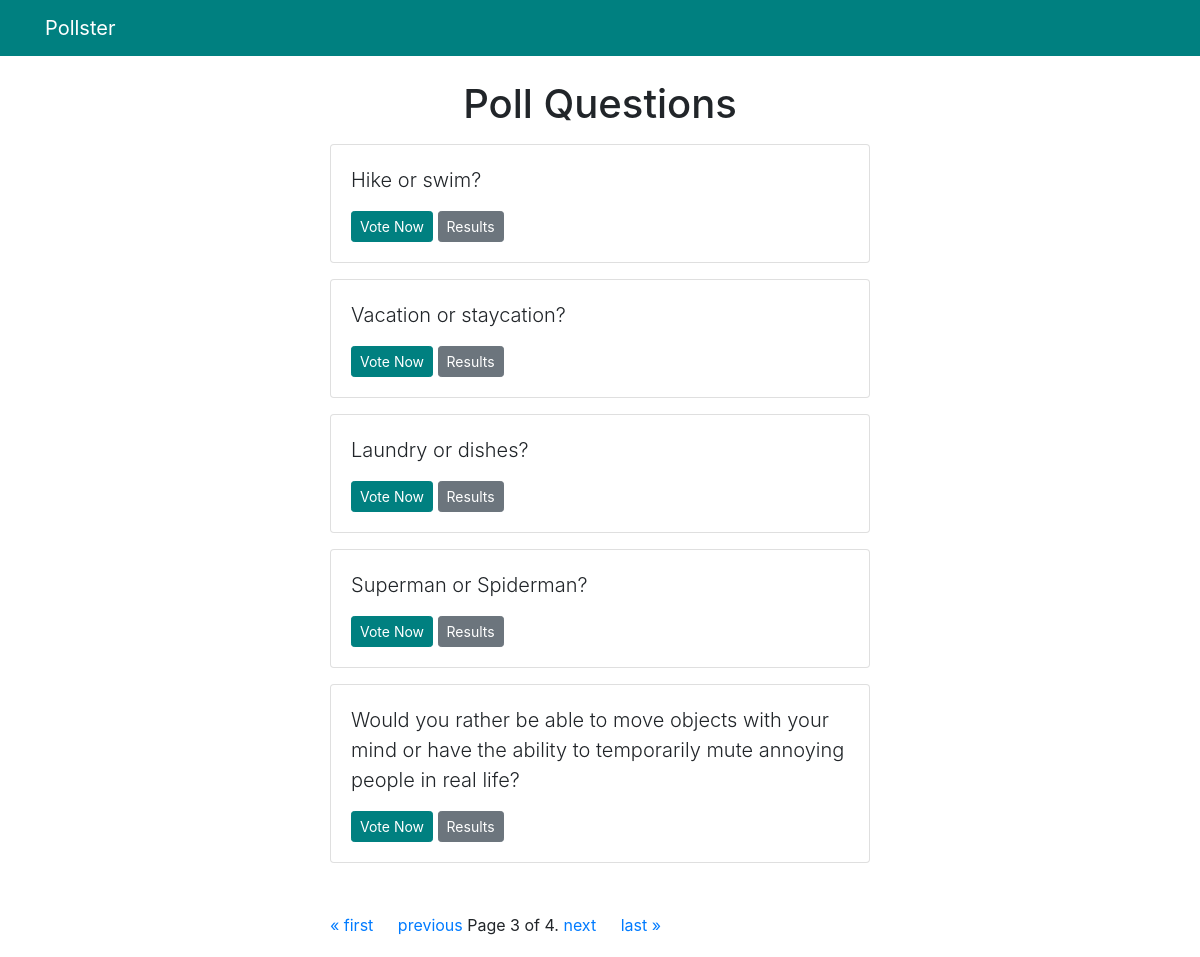
The app's page /polls/?page=3 with its own data.
### polls/models.py (models this page shows, shortened)
class Question(models.Model):
    question_text = models.CharField(max_length=200)
    pub_date = models.DateTimeField('date published')

### polls/views.py (the view)
# urls.py: path('', views.IndexView.as_view(), name='index'),
class IndexView(generic.ListView):
    template_name = "polls/index.html"
    context_object_name='latest_question_list'
    paginate_by = 5
    def get_queryset(self):
       return Question.objects.filter(pub_date__lte=timezone.now()).order_by('pub_date')

### templates/polls/index.html (shortened to what this page needs)
{% extends 'base.html' %}
{% block content %}
    <h1 class="text-center mb-3">Poll Questions</h1>
    {% if latest_question_list %}
      {% for question in latest_question_list %}
       <div class="card mb-3">
         <div class="card-body">
           <p class="lead">
             {{question.question_text}}
           </p>
           <a href="{% url 'polls:detail' question.id%}" class='btn btn-primary btn-sm'>Vote Now</a>
           <a href="{% url 'polls:results' question.id%}" class='btn btn-secondary btn-sm'>Results</a>
         </div>
       </div>
      {% endfor %}
    {% else%}
      <p>No polls available</p>
    {% endif%}
    <div style= "margin:50px 0 20px">
      <span class="step-links">
          {% if page_obj.has_previous %}
              <a href="?page=1" style="margin-right:20px">&laquo; first</a>
              <a href="?page={{ page_obj.previous_page_number }}">previous</a>
          {% endif %}
          <span class="current">
              Page {{ page_obj.number }} of {{ page_obj.paginator.num_pages }}.
          </span>
          {% if page_obj.has_next %}
              <a href="?page={{ page_obj.next_page_number }}" style="margin-right:20px">next</a>
              <a href="?page={{ page_obj.paginator.num_pages }}">last &raquo;</a>
          {% endif %}
      </span>
    </div>
{% endblock %}

### polls/static/polls/style.css (style rules this page uses)
.bg-primary, .btn-primary { background-color: teal !important; border-color: teal !important; }

### records on screen
Question: question_text "Hike or swim?"
Question: question_text "Vacation or staycation?"
Question: question_text "Laundry or dishes?"
Question: question_text "Superman or Spiderman?"
Question: question_text "Would you rather be able to move objects with your mind or have the ability to temporarily mute annoying people in real life?"

### other values on screen
{{ page_obj.number }} "3"
{{ page_obj.paginator.num_pages }} "4"
